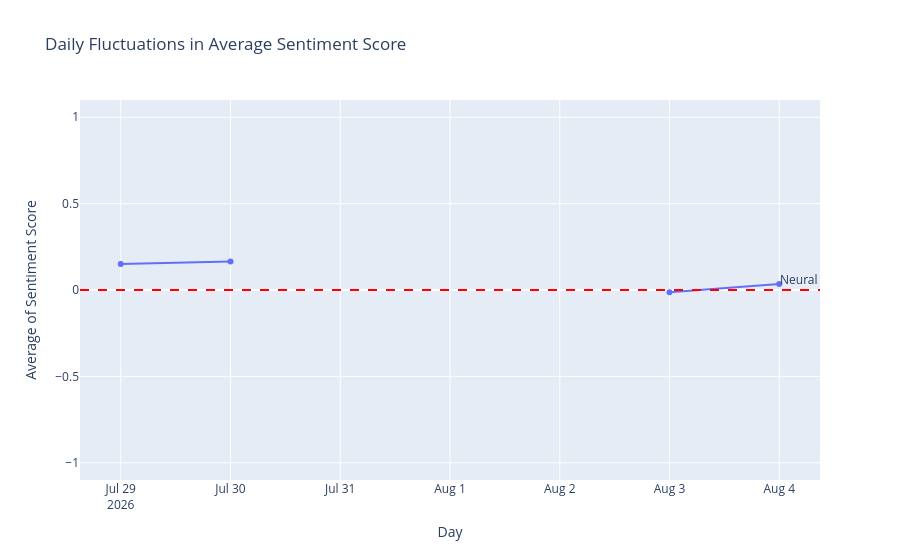

Here is the notebook cell this chart was saved with:
### Code cell
daily_sentiment = df_news['sentiment_score'].resample('D').mean().reset_index()

fig = px.line(
    daily_sentiment,
    x='published_at',
    y='sentiment_score',
    markers=True,
    title='Daily Fluctuations in Average Sentiment Score'
)

fig.add_hline(y=0.0, line_dash='dash', line_color='red', annotation_text='Neural')

fig.update_layout(
    xaxis_title='Day',
    yaxis_title='Average of Sentiment Score',
    yaxis=dict(range=[-1.1, 1.1]),
    hovermode='x'
)

fig.show()

### Figure 1 — Plotly figure (JSON) as saved in the notebook; plotly's stock layout.template omitted (floating-point values rounded to 4 significant figures)
{"data": [{"hovertemplate": "published_at=%{x}<br>sentiment_score=%{y}<extra></extra>", "legendgroup": "", "line": {"color": "#636efa", "dash": "solid"}, "marker": {"symbol": "circle"}, "mode": "lines+markers", "name": "", "orientation": "v", "showlegend": false, "type": "scatter", "x": ["2026-07-29T00:00:00", "2026-07-30T00:00:00", "2026-07-31T00:00:00", "2026-08-01T00:00:00", "2026-08-02T00:00:00", "2026-08-03T00:00:00", "2026-08-04T00:00:00"], "xaxis": "x", "y": [0.15, 0.1643, NaN, NaN, NaN, -0.01313, 0.035], "yaxis": "y"}], "layout": {"annotations": [{"showarrow": false, "text": "Neural", "x": 1, "xanchor": "right", "xref": "x domain", "y": 0, "yanchor": "bottom", "yref": "y"}], "hovermode": "x", "legend": {"tracegroupgap": 0}, "shapes": [{"line": {"color": "red", "dash": "dash"}, "type": "line", "x0": 0, "x1": 1, "xref": "x domain", "y0": 0, "y1": 0, "yref": "y"}], "title": {"text": "Daily Fluctuations in Average Sentiment Score"}, "xaxis": {"anchor": "y", "domain": [0, 1], "title": {"text": "Day"}}, "yaxis": {"anchor": "x", "domain": [0, 1], "range": [-1.1, 1.1], "title": {"text": "Average of Sentiment Score"}}}}
